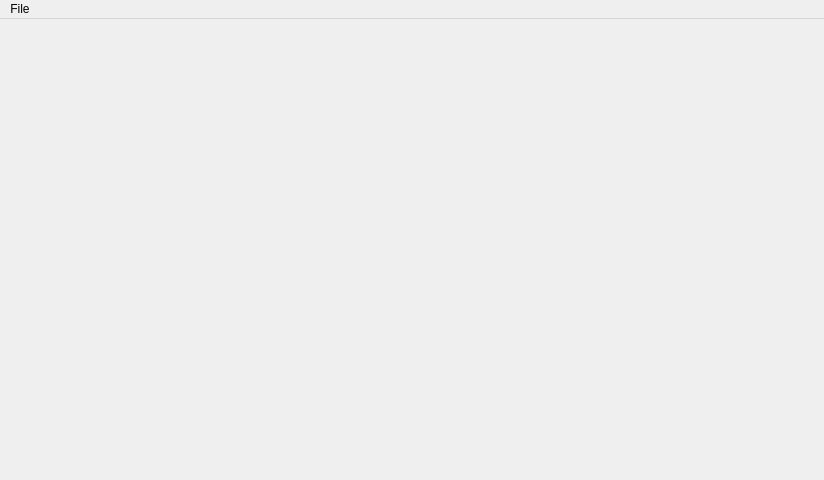
<?xml version="1.0" encoding="UTF-8"?>
<ui version="4.0">
 <class>MainWindow</class>
 <widget class="QMainWindow" name="MainWindow">
  <property name="geometry">
   <rect>
    <x>0</x>
    <y>0</y>
    <width>824</width>
    <height>480</height>
   </rect>
  </property>
  <property name="minimumSize">
   <size>
    <width>800</width>
    <height>480</height>
   </size>
  </property>
  <property name="windowTitle">
   <string>MainWindow</string>
  </property>
  <property name="locale">
   <locale language="English" country="UnitedStates"/>
  </property>
  <widget class="QWidget" name="centralwidget">
   <layout class="QGridLayout" name="gridLayout_2">
    <property name="topMargin">
     <number>16</number>
    </property>
   </layout>
  </widget>
  <widget class="QMenuBar" name="menubar">
   <property name="geometry">
    <rect>
     <x>0</x>
     <y>0</y>
     <width>824</width>
     <height>21</height>
    </rect>
   </property>
   <widget class="QMenu" name="menuFile">
    <property name="title">
     <string>File</string>
    </property>
    <addaction name="actionSave"/>
    <addaction name="actionLoad"/>
   </widget>
   <addaction name="menuFile"/>
  </widget>
  <action name="actionSave">
   <property name="text">
    <string>&amp;Save List</string>
   </property>
  </action>
  <action name="actionLoad">
   <property name="text">
    <string>&amp;Load List</string>
   </property>
  </action>
 </widget>
 <resources/>
 <connections/>
</ui>
